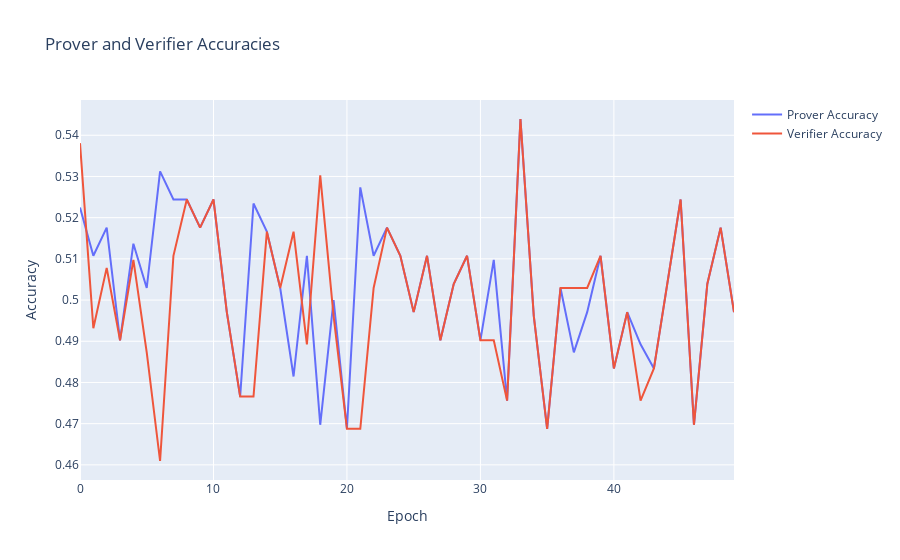

Notebook code for this chart:
### Code cell
fig = go.Figure()

fig.add_trace(
    go.Scatter(
        x=np.arange(NUM_EPOCHS),
        y=accuracies_prover,
        mode="lines",
        name="Prover Accuracy",
    )
)
fig.add_trace(
    go.Scatter(
        x=np.arange(NUM_EPOCHS),
        y=accuracies_verifier,
        mode="lines",
        name="Verifier Accuracy",
    )
)

fig.update_layout(
    title="Prover and Verifier Accuracies", xaxis_title="Epoch", yaxis_title="Accuracy"
)

fig.show()

### Figure 1 — Plotly figure (JSON) as saved in the notebook; plotly's stock layout.template omitted (floating-point values rounded to 4 significant figures)
{"data": [{"mode": "lines", "name": "Prover Accuracy", "type": "scatter", "x": [0, 1, 2, 3, 4, 5, 6, 7, 8, 9, 10, 11, 12, 13, 14, 15, 16, 17, 18, 19, 20, 21, 22, 23, 24, 25, 26, 27, 28, 29, 30, 31, 32, 33, 34, 35, 36, 37, 38, 39, 40, 41, 42, 43, 44, 45, 46, 47, 48, 49], "y": [0.5225, 0.5107, 0.5176, 0.4902, 0.5137, 0.5029, 0.5312, 0.5244, 0.5244, 0.5176, 0.5244, 0.4971, 0.4766, 0.5234, 0.5166, 0.5029, 0.4814, 0.5107, 0.4697, 0.5, 0.4688, 0.5273, 0.5107, 0.5176, 0.5107, 0.4971, 0.5107, 0.4902, 0.5039, 0.5107, 0.4902, 0.5098, 0.4756, 0.5439, 0.4961, 0.4688, 0.5029, 0.4873, 0.4971, 0.5107, 0.4834, 0.4971, 0.4893, 0.4834, 0.5039, 0.5244, 0.4697, 0.5039, 0.5176, 0.4971]}, {"mode": "lines", "name": "Verifier Accuracy", "type": "scatter", "x": [0, 1, 2, 3, 4, 5, 6, 7, 8, 9, 10, 11, 12, 13, 14, 15, 16, 17, 18, 19, 20, 21, 22, 23, 24, 25, 26, 27, 28, 29, 30, 31, 32, 33, 34, 35, 36, 37, 38, 39, 40, 41, 42, 43, 44, 45, 46, 47, 48, 49], "y": [0.5381, 0.4932, 0.5078, 0.4902, 0.5098, 0.4873, 0.4609, 0.5107, 0.5244, 0.5176, 0.5244, 0.4971, 0.4766, 0.4766, 0.5166, 0.5029, 0.5166, 0.4893, 0.5303, 0.4961, 0.4688, 0.4688, 0.5029, 0.5176, 0.5107, 0.4971, 0.5107, 0.4902, 0.5039, 0.5107, 0.4902, 0.4902, 0.4756, 0.5439, 0.4961, 0.4688, 0.5029, 0.5029, 0.5029, 0.5107, 0.4834, 0.4971, 0.4756, 0.4834, 0.5039, 0.5244, 0.4697, 0.5039, 0.5176, 0.4971]}], "layout": {"title": {"text": "Prover and Verifier Accuracies"}, "xaxis": {"title": {"text": "Epoch"}}, "yaxis": {"title": {"text": "Accuracy"}}}}
